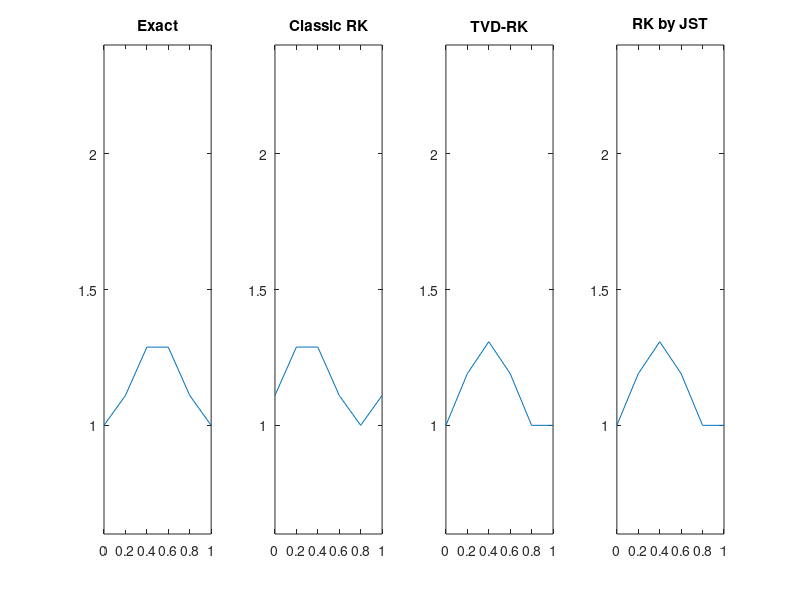

Here is the MATLAB script that generated this plot:
%% Runge Kutta Schemes
%**************************************************************************
% Solve and compare two simple IVP's:
%
%  du/dt = -2u + t + 4, with IC: u(0) = 1
%  du/dt = sin(pi*t),   with IC: u(0) = 1
%
% Based on 
%
% Gottlieb and Shu (1998) 
% Mathematics of Computation
% Vol. 67, No. 221. PP. 73-85
%
% Coded by: Manuel Diaz 2012.12.07
%
%**************************************************************************
%% Clear Workspace
clear all; close all; clc;

%% Define t, dt and tEnd
t0 = 0; tEnd = 1.0; dt = 0.2;
tsteps = t0:dt:tEnd;

%% Load IC
u = 1;

%% Define residual
% Tor this IVP problem the residual is defined as: 
%residual = @(v,x) -2*v + x + 4;
residual = @(v,x) sin(2*pi*x);

%% Define number of stages to use
No_stages = 3; % only stages 1,2 and 3 are available.

%% Exact solution
%u_exact = 1/4*(2*tsteps - 3*exp(-2*tsteps) + 7);
u_exact = (2*pi+1-cos(2*pi*tsteps))/(2*pi);

%% Plot exact solution
figure
range = [t0,tEnd,0.6,2.4];
subplot(1,4,1); plot (tsteps,u_exact); title('Exact'); axis(range);

%% Run RK Classical integration schemes
i = 0;
for t = tsteps
    switch No_stages
        case{1} % 1st Order (no time integration used)
            u_next = u + dt*residual(u,t);
            
        case{2} % RK 2nd Order
            u_1 = u + dt/2*residual(u,t);
            u_next = u + dt*residual(u_1,t+1/2*dt);
            
        case{3} % RK 3th Order
            k1 = dt*residual(u,t);
            k2 = dt*residual(u+1/2*k1,t+1/2*dt);
            k3 = dt*residual(u-k1+2*k2,t+dt);
            u_next = u + 1/6*(k1 + 4*k2 + k3);
                        
        case{4} % RK 4th Order
            k1 = dt*residual(u,t);
            k2 = dt*residual(u+1/2*k1,t+1/2*dt);
            k3 = dt*residual(u+1/2*k2,t+1/2*dt);
            k4 = dt*residual(u+k3,t+dt);
            u_next = u + 1/6*(k1 + 2*k2 + 2*k3 + k4);
            
        otherwise
            error('Not a case available')
    end
    i=i+1;
    u_RK(i) = u_next; % Capture info per tstep
    u = u_next;     % update info
end
%% Plot TVD-RK solution
subplot(1,4,2); plot (tsteps,u_RK); title('Classic RK'); axis(range);

%% Interlude
clear u; u = 1;

%% Run TVD-RK integration
i = 0;
for t = tsteps
    switch No_stages
        case{1} % 1st Order (no time integration used)
            u_next = u + dt*residual(u,t);
            
        case{2} % TVD-RK 2nd Order
            u_1 = u + dt*residual(u,t);
            u_next = 1/2*u + 1/2*u_1 + 1/2*dt*residual(u_1,t);
            
        case{3} % TVD-RK 3rd Order
            u_1 = u + dt*residual(u,t);
            u_2 = 3/4*u + 1/4*u_1 + 1/4*dt*residual(u_1,t);
            u_next = 1/3*u + 2/3*u_2 + 2/3*dt*residual(u_2,t);
            
        case{4} % TVD-RK 3rd Order
            u_1 = u + dt*residual(u,t);
            u_2 = 3/4*u + 1/4*u_1 + 1/4*dt*residual(u_1,t);
            u_next = 1/3*u + 2/3*u_2 + 2/3*dt*residual(u_2,t);
            
        otherwise
            error('Not a case available')
    end
    i=i+1;
    u_TVD(i) = u_next; % Capture info per tstep
    u = u_next;     % update info
end

%% Plot TVD-RK solution
subplot(1,4,3); plot (tsteps,u_TVD); title('TVD-RK'); axis(range);

%% Interlude
clear u; u = 1;

%% Run JST-RK 
% general time integrator by Jameson, Schmidt and Turkel:
i = 0;
for t = tsteps
    %***************************************
    % Stage 0
    u_i = u;
    % Stages 1 to n
    for stage = No_stages:-1:1
       u_i = u + (dt/stage)*residual(u_i,t);
    end
    u_next = u_i;
    %***************************************
    i=i+1;
    u_JST(i) = u_next; % Capture info per tstep
    u = u_next;     % update info
end

%% Plot TVD-RK solution
subplot(1,4,4); plot (tsteps,u_JST); title('RK by JST'); axis(range);

%% Print
u_exact
u_RK
u_TVD
u_JST

% Conclusion
